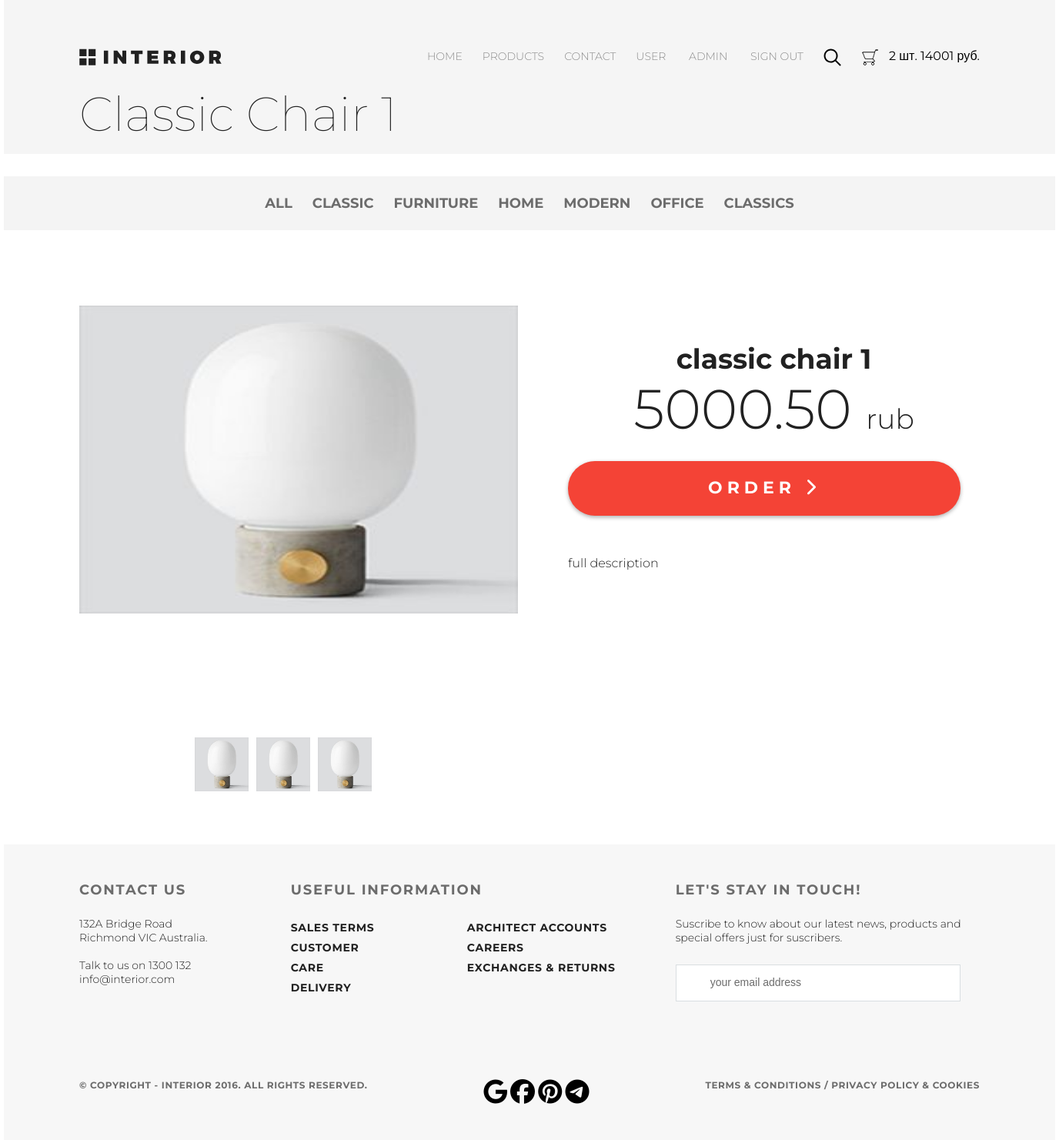
The page /product/1/ (signed in) on the database as committed earlier.
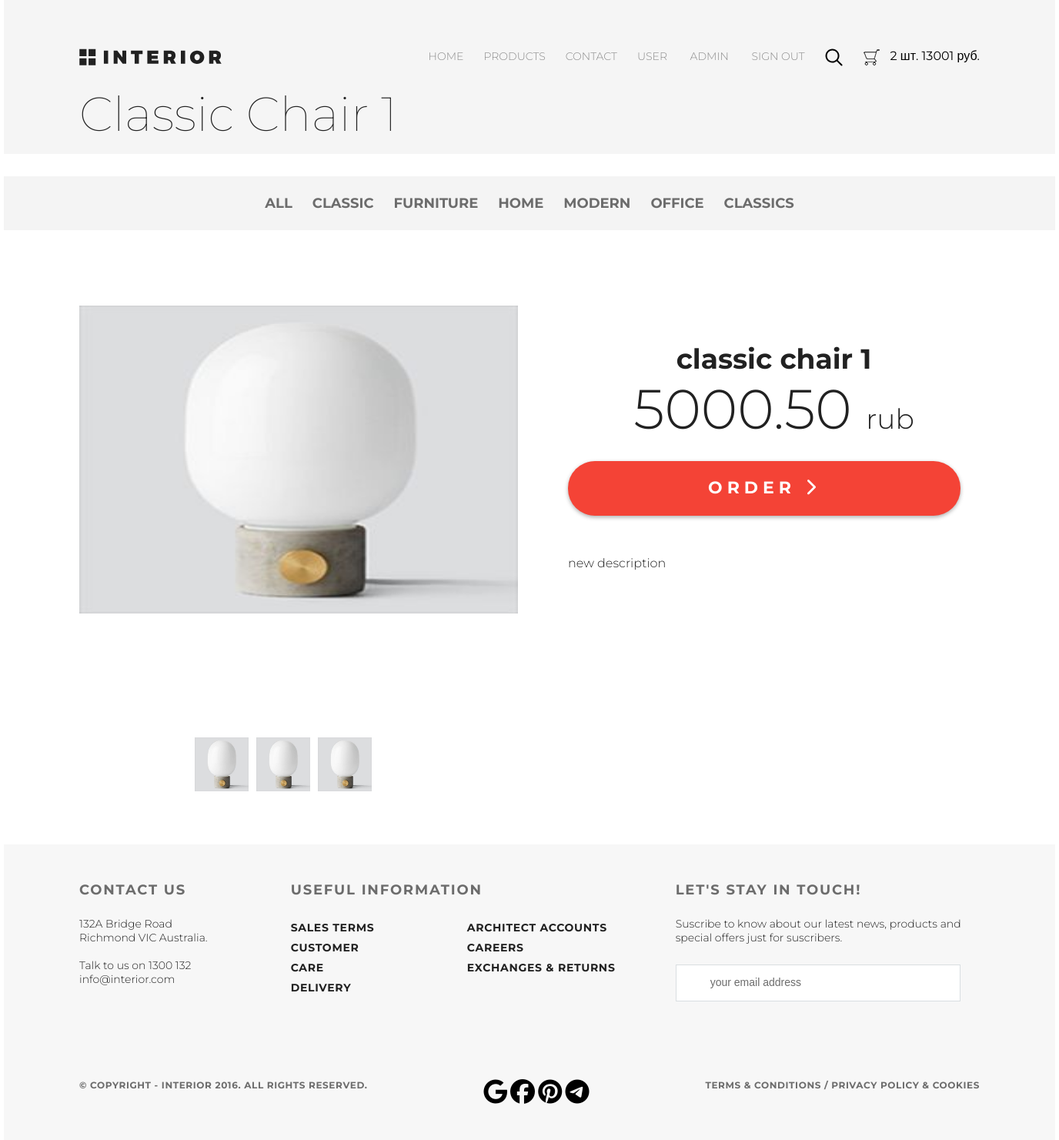
The same page on the database as committed later.
### authapp/models.py (models this page shows)
class ShopUser(AbstractUser):
    avatar = models.ImageField(upload_to='user_avatars', blank=True)
    age = models.PositiveIntegerField(verbose_name='Age')

### basketapp/models.py (models this page shows)
class Basket(models.Model):
    user = models.ForeignKey(settings.AUTH_USER_MODEL, on_delete=models.CASCADE, related_name='basket')
    product = models.ForeignKey(Product, on_delete=models.CASCADE)
    quantity = models.PositiveIntegerField(verbose_name='quantity', default=0)
    add_datetime = models.DateTimeField(verbose_name='Time', auto_now_add=True)
    @property
    def product_cost(self):
        return self.product.price * self.quantity
    @property
    def total_quantity(self):
        return sum([el.quantity for el in self.user.basket.all()])
    @property
    def total_cost(self):
        return sum([el.product_cost for el in self.user.basket.all()])

### mainapp/models.py (models this page shows, shortened)
class Product(models.Model):
    category = models.ForeignKey(ProductCategory, on_delete=models.CASCADE)
    name = models.CharField(verbose_name="Product name", max_length=64)
    image = models.ImageField(verbose_name="Product image", upload_to="product_images",blank=True)
    shortdesc = models.TextField(verbose_name="Short products description", blank=True, max_length=64)
    description = models.TextField(verbose_name="Product description", blank=True, max_length=128)
    price = models.DecimalField(verbose_name="Price", max_digits=8, decimal_places=2, default=0)
    quantity = models.PositiveIntegerField(verbose_name="Quantity", default=0)
    is_active = models.BooleanField(verbose_name="active", default=True)

class ProductCategory(models.Model):
    name = models.CharField(verbose_name="name", max_length=64, unique=True)
    description = models.TextField(verbose_name="description", blank=True, max_length=128)
    is_active = models.BooleanField(verbose_name="active", default=True)

### mainapp/views.py (the view)
# urls.py: path('product/<int:pk>/', mainapp.product, name='product'),
def product(request, pk):
        product = get_object_or_404(Product, pk=pk)
        context = {
            'page_title': 'Product page',
            'products_menu': get_products_menu(),
            'category': product.category,
            'object': product,
            'basket': get_basket(request),
        }
        return render(request, 'mainapp/product_page.html', context)

### mainapp/views.py (called while the page is built)
def get_products_menu():
    return ProductCategory.objects.all()

def get_basket(request):
    if request.user.is_authenticated:
        return request.user.basket.all().order_by('product__category')
    else:
        return []

### mainapp/templates/mainapp/product_page.html (shortened to what this page needs)
{% extends 'mainapp/base.html' %}
{% load static %}
{% block container %}
    <div class="header_product padding-site">
        {% include 'mainapp/includes/inc_menu.html' %}
        <h2 class="h2-product">{{ object.name|title }}</h2>
    </div>
	<div class="details">
		<div class="products-range-header">
        {% include 'mainapp/includes/inc_products_menu.html' %}
        </div>
        <div class="details-products">
            <div class="details-slider">
                <div class="slider-product">
                    <img src="/media/{{ object.image }}" alt="{{ object.short_desc }}">
                </div>
                <div class="slider-control">
                    <div class="block">
                        <a href="#"><img src="/media/{{ object.image }}" alt="вариант 1">
                        </a>
                    </div>
                    <div class="block">
                        <a href="#"><img src="/media/{{ object.image }}" alt="вариант 2">
                        </a>
                    </div>
                    <div class="block">
                        <a href="#"><img src="/media/{{ object.image }}" alt="вариант 3">
                        </a>
                    </div>
                </div>
            </div>
            <div class="description">
                <h3 class="big-bold">{{ object.name }}</h3>
                <br>
                <p class="price"> {{ object.price }} <span>rub</span></p>
                <a href="{% url 'basket:add' object.pk %}" class="red-button">
                    order
                    <i class="fa fa-chevron-right" aria-hidden="true"></i>
                </a>
                <div class="description-text">
                    {{ object.description }}
                </div>
            </div>
        </div>
    </div>
{% endblock %}

### mainapp/templates/mainapp/base.html (shortened to what this page needs)
<!DOCTYPE html>
{% load static %}
<html lang="en">
<head>
    {% block css %}
    <link rel="stylesheet" href="{% static '/css/style.css' %}">
    {% endblock %}
</head>
<body>
    <div class="container">
        {% block container %}
        {% endblock %}
        <footer class="footer padding-site">
            <div class="footer-topics">
                <div class="topic1">
                    <h3 class="footer-h3">Contact us</h3>
                    <p class="text-footer">132A Bridge Road Richmond VIC Australia.<br><br> Talk to us on 1300 132<br> info@interior.com</p>
                </div>
                <div class="topic2">
                    <h3 class="footer-h3">Useful information</h3>
                    <div class="footer-topic2-container">
                        <div class="footer-topic2-1">
                            <a href="#" class="usefull-info-a">Sales terms</a>
                            <a href="#" class="usefull-info-a">Customer care</a>
                            <a href="#" class="usefull-info-a">Delivery</a>
                        </div>
                        <div class="footer-topic2-2">
                            <a href="#" class="usefull-info-a">Architect accounts</a>
                            <a href="#" class="usefull-info-a">Careers</a>
                            <a href="#" class="usefull-info-a">Exchanges &amp; returns</a>
                        </div>
                    </div>
                </div>
                <div class="topic3">
                    <h3 class="footer-h3">Let's stay in touch!</h3>
                    <p class="text-footer">Suscribe to know about our latest news, products and special offers just for suscribers.</p>
                    <input type="email" class="email-input" placeholder="your email address">
                </div>
            </div>
            <div class="copyright">
                <p class="copyright-text">&#169; Copyright - INTERIOR 2016. All Rights Reserved.</p>
                <div class="footer-social">
                    <i class="fab fa-google fa-2x"></i>
                    <i class="fab fa-facebook fa-2x"></i>
                    <i class="fab fa-pinterest fa-2x"></i>
                    <i class="fab fa-telegram fa-2x"></i>
                </div>
                <p class="copyright-text">Terms &amp; Conditions / Privacy policy &amp; Cookies</p>
            </div>
        </footer>
    </div>
</body>
</html>

### mainapp/templates/mainapp/includes/inc_menu.html
{% load static %}
<div class="product-header-menu">
    <a href="{% url 'main:index' %}"><img src="{% static '/img/logo.svg' %}" alt="logo"></a>
    <ul class="menu">
        <li class="menu_list">
            <a href="{% url 'main:index' %}"
               class="menu_link {% if request.resolver_match.url_name == 'index' %} menu_link_active {% endif %}">HOME</a>
        </li>
        <li class="menu_list"><a href="{% url 'main:products' %}"
                                 class="menu_link {% if request.resolver_match.url_name == 'products' or request.resolver_match.url_name == 'category' %} menu_link_active {% endif %}">PRODUCTS</a>
        </li>
        <li class="menu_list"><a href="{% url 'main:contacts' %}"
                                 class="menu_link {% if request.resolver_match.url_name == 'contacts' %} menu_link_active {% endif %}">CONTACT</a>
        </li>
        <li class="menu_list">
            {% if user.is_authenticated %}
                <a href="{% url 'auth:update' %}" class="menu_link">
                    {{ user.first_name|default:'User' }}
                </a>
            {% endif %}
            {% if user.is_superuser %}
                <a href="{% url 'adminapp:index' %}" class="menu_link">
                    Admin
                </a>
            {% endif %}
            {% if user.is_authenticated %}
                <a href="{% url 'authapp:logout' %}" class="menu_link">Sign out</a>
            {% else %}
                <a href="{% url 'authapp:login' %}" class="menu_link">Sign in</a>
            {% endif %}
        </li>
        <li class="menu_list"><a href="#" class="menu_link"><img src="/static/img/search.svg" alt="search"></a></li>
        <li class="menu_list"><a href="{% url 'basket:index' %}" class="menu_link"><img src="/static/img/basket.png"
                                                                                        alt="search"></a></li>
        {% if basket %}
            {{ basket.0.total_quantity }} шт.
            {{ basket.0.total_cost|floatformat:0 }} руб.
        {% endif %}
    </ul>
</div>

### mainapp/templates/mainapp/includes/inc_products_menu.html
{% load static %}
<ul class="menu">
    <li class="menu_list">
        <a href="{% url 'main:category' 0 %}" class="products-range-menu {% if request.resolver_match.kwargs.pk == '0' %}products-range-menu-active{% endif %}">All</a></li>
    {% for category in products_menu  %}
    <li class="menu_list">
        <a href="{% url 'main:category' category.pk %}" class="products-range-menu">
            {{ category.name }}
        </a>
    </li>
    {% endfor %}
</ul>

### static/css/style.css (style rules this page uses)
* { margin: 0; padding: 0; }
a { text-decoration: none; }
.container { width: 1366px; margin: 0 auto; }
body { font-family: 'Montserrat', sans-serif; }
.menu_link { color: #8c8c8c; font-size: 14px; font-weight: 300; text-transform: uppercase; padding: 10px 13px; }
.menu_list { list-style-type: none; }
.menu { display: flex; }
.padding-site { padding-left: 98px; padding-right: 98px; }
.footer { height: 384px; background-color: #f7f7f7; display: flex; flex-direction: column; justify-content: space-around; }
.footer-h3 { color: #6c6c6c; font-size: 18px; font-weight: 700; text-transform: uppercase; letter-spacing: 1.8px; }
.usefull-info-a { color: #212121; font-size: 14px; font-weight: 700; text-transform: uppercase; line-height: 26px; letter-spacing: 0.7px; }
.text-footer { color: #212121; font-size: 14px; font-weight: 300; margin-top: 24px; margin-bottom: 26px; }
.email-input { border: 1px solid #d9dee1; background-color: #ffffff; width: 370px; height: 48px; -webkit-box-sizing: border-box; -moz-box-sizing: border-box; box-sizing: border-box; padding-left: 25px; }
::placeholder { color: #6c6c6c; font-size: 14px; font-weight: 300; padding-left: 19px; padding-top: 17px; padding-bottom: 17px; }
.footer-topics { display: flex; flex-direction: row; }
.copyright { display: flex; justify-content: space-between; flex-direction: row; }
.footer-topic2-container { display: flex; flex-direction: row; padding-top: 25px; }
.footer-topic2-1 { width: 137px; height: 62px; display: flex; flex-direction: column; }
.footer-topic2-2 { width: 194px; height: 63px; padding-left: 93px; display: flex; flex-direction: column; }
.topic2 { width: 422px; height: 101px; }
.topic3 { padding-left: 78px; }
.topic1 { margin-right: 80px; }
.copyright-text { color: #6c6c6c; font-size: 12px; font-weight: 700; text-transform: uppercase; letter-spacing: 0.6px; }
.header_product { background-color: #f5f5f5; height: 200px; display: flex; flex-direction: column; justify-content: space-between }
.h2-product { color: #212121; font-size: 62px; font-weight: 100; padding-bottom: 44px; padding-top: 20px; }
.product-header-menu { display: flex; justify-content: space-between; padding-top: 63px; }
.products-range-menu { color: #6c6c6c; font-size: 18px; font-weight: 700; text-transform: uppercase; padding: 10px 13px; }
.products-range-header { background-color: #f4f4f4; height: 70px; display: flex; justify-content: center; align-items: center; margin-top: 29px; margin-bottom: 29px; }
.details-products { padding-left: 98px; padding-right: 98px; margin-top: 98px; height: 700px; }
.details-slider { width: 570px; float: left; margin-right: 30px; }
.slider-product { width: 570px; height: 400px; }
.slider-product img { height: 100%; width: 100%; }
.slider-control { width: 420px; height: 70px; margin: 11px auto 0px; padding-left: 150px; padding-top: 150px; }
.slider-control .block { height: 70px; width: 70px; position: relative; float: left; margin-right: 10px; }
.slider-control .block img { height: 100%; width: 100%; }
.description { width: 535px; float: right; padding-left: 35px }
.description .big-bold { color: #212121; font-size: 36px; font-weight: 700; text-align: center; margin-top: 47px; margin-bottom: 0px; }
.description .price { color: #212121; font-size: 72px; font-weight: 300; line-height: 48px; text-align: center; }
.description .price span { color: #212121; font-size: 36px; font-weight: 300; line-height: 48px; text-align: center; }
.red-button { display: block; height: 71px; width: 510px; border-radius: 35px; background-color: #f44336; text-align: center; text-transform: uppercase; text-decoration: none; color: #ffffff; font-size: 22px; font-weight: 700; line-height: 24px; box-shadow: 0px 2px 4.85px 0.15px rgba(33, 33, 33, 0.35); line-height: 70px; letter-spacing: 6px; margin-top: 31px; }
.description-text { margin-top: 50px; color: #212121; font-size: 16px; font-weight: 300; line-height: 24px; text-align: left; }

Rows that differ between the two databases and show on the page:
removed Basket: user+quantity "2", user+product+quantity "14001"
added Basket: user+quantity "2", user+product+quantity "13001"
changed Product "Classic Chair 1": description "full description" → "new description"
